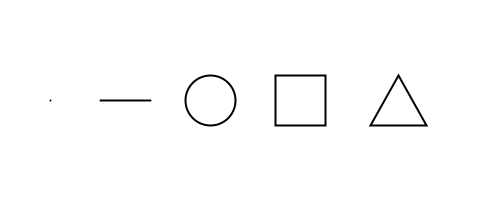
Frame 1 (no input)
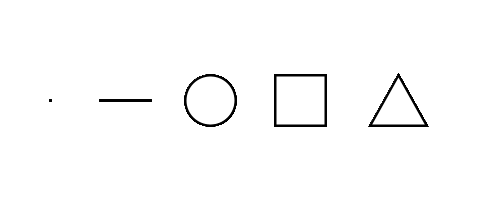
Frame 60 (the mouse pressed at the canvas centre just before this capture)
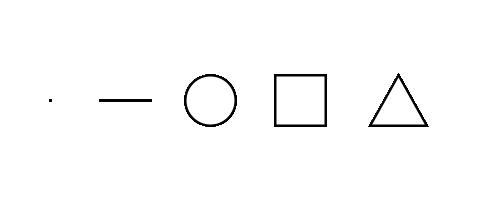
Frame 120 (the mouse held since frame 60 and released just before this capture)

The Processing sketch that drew these frames (run headless with seeded random() and noise(); from frame 60 on, the mouse is pressed at the canvas centre):

// Processing sketch: ejercicio03
// ── ejercicio03.pde
void setup() {
  size(500, 200); // tamaño del lienzo
  background(255); // color de base
  stroke(0); // color del trazo
  strokeWeight(2); // grosor del trazo
}

void draw() {
  // dibujar un punto
  point(50, 100);

  // dibujar una línea
  line(100, 100, 150, 100);

  // dibujar una elipse
  ellipse(210, 100, 50, 50);

  // dibujar un rectángulo
  rect(275, 75, 50, 50);

  // dibujar un triángulo
  triangle(370, 125, 398, 75, 426, 125);
}
